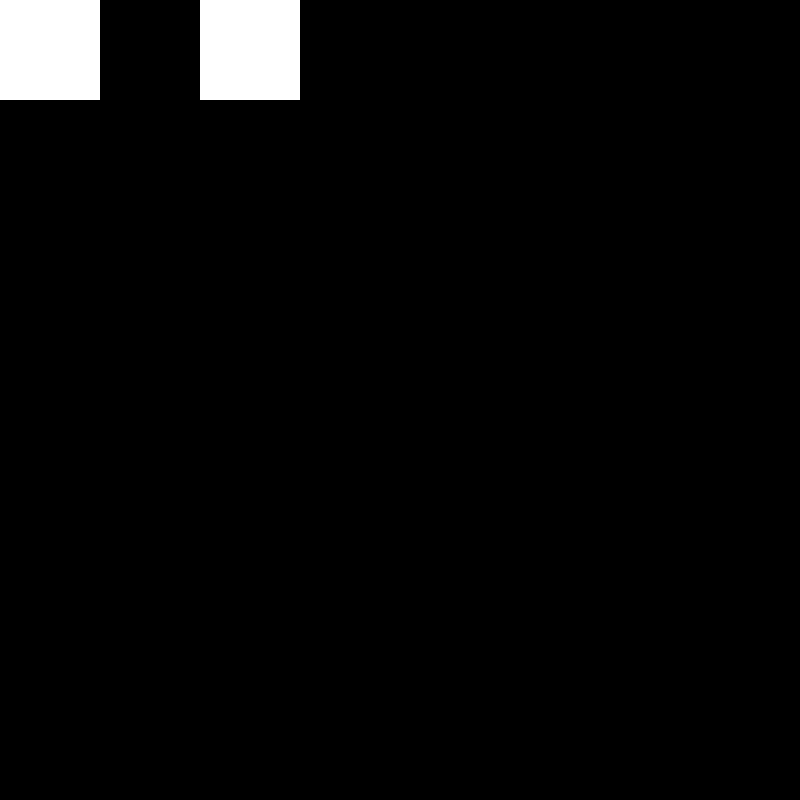
Frame 1 (no input)
Frame 60 (the mouse pressed at the canvas centre just before this capture): identical to frame 1, image omitted
Frame 120 (the mouse held since frame 60 and released just before this capture): identical to frame 1, image omitted

The Processing sketch that drew this single still picture (run headless with seeded random() and noise(); from frame 60 on, the mouse is pressed at the canvas centre):

// Processing sketch: Day_5_Josh_Method_Checkerboard
// ── Day_5_Josh_Method_Checkerboard.pde
void setup()
{
  size(800,800);
}

void draw()
{
  noStroke();
  fill(0);
  rect(0,0,width,height);
  fill(255,255,255);
  square(0,0,100);
  fill(255,255,255);
  square(200,000,100);
}
